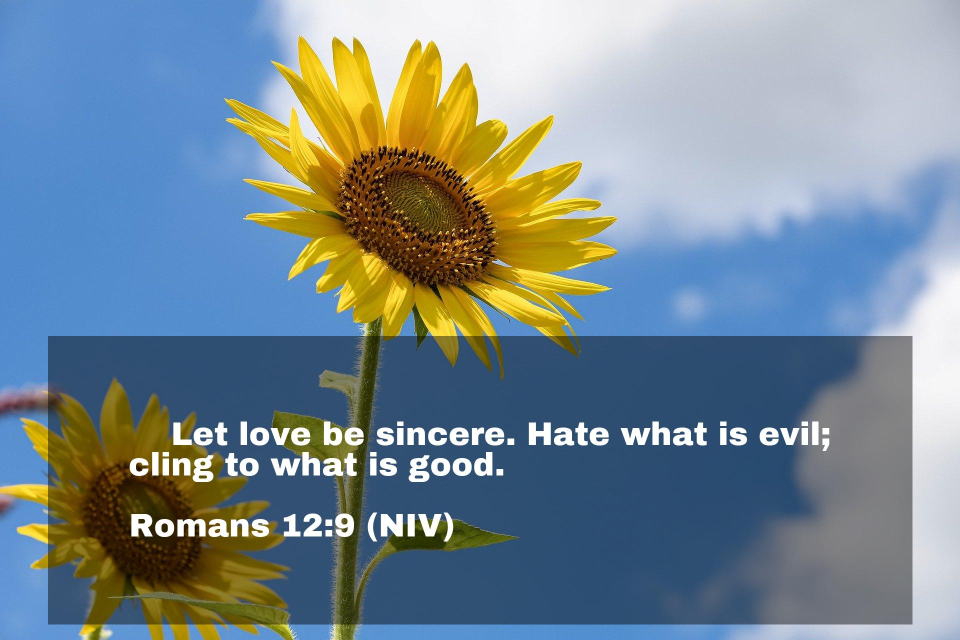
#> input picture examples/bottom.jpg, 1920 x 1280 px, given as the content of the folder examples/bottom.jpg, which was not available (shown at 1/2 size)
$ python -i enlighten.py   (imports and definitions only)
#> lines starting #> are read from the running program, lines starting #| are printed output that depends on the picture; pictures that were not available may be replaced by others from this repository, and a replacement may not be noted
"""
Enlightening, an inspirational quote generator.
"""
# std
import os
import glob
import math
import random
import argparse

# enlight
import enlight.utils as utils

from enlight.image_tools import Box
from enlight.render import render

# PIL
from PIL import Image

def parse_args():
    parser = argparse.ArgumentParser(description="Generates quotes to images.")

    # Collage mode
    parser.add_argument("--collage", action="store_true", help="Generates a collage ontop of the general output.")
    parser.add_argument("--collage-scale", default=0.2, help="How large the collage should be relative to original images.", type=float)

    # Folders
    parser.add_argument("--fonts-fpath", default="fonts", help="Folder container valid fonts.")
    parser.add_argument("--output-fpath", default="output", help="Output folder.")
    parser.add_argument("--images-fpath", default="images", help="Default images folder.")

    # Files
    parser.add_argument("--input-csv", "-i", default="input.csv", help="Input CSV to generate file.")
    parser.add_argument("--escape-string", "-x", default="\\", help="CSV file valid escape character.")

    # Font loading
    parser.add_argument("--font", "-f", default="ArchivoBlack-Regular.ttf", help="Default font to use.")
    parser.add_argument("--font-size", default=200, help="Default font size, used as max value, not guranteed.", type=int)

    # Overwrite output files
    parser.add_argument("--force", action="store_true", default=False, help="Force overwrite output files.")

    # Auto tab
    parser.add_argument("--tab-width", default=4, help="Tab width (in spaces) for quotes. Set to 0 for no tabs.", type=int)

    # Style
    parser.add_argument("--render-style", "-r",
                        default="auto",
                        help="Type of render style. Auto defaults to csv encoding, otherwise uses AI.",
                        choices=utils.RENDER_STYLE)

    # AI files
    parser.add_argument("--ai-model-file",
                        default="models/svm_linear_train_in_group_only.pickle",
                        help="The model used for AI inference.")

    return parser.parse_args()

def collage(output_fpath, scale=0.2):
    """A quick and dirty way to build a collage. Useful for gauging how the AI is doing."""
#> called with output_fpath = 'examples/bottom.jpg', scale = 0.2
    filename = "collage.jpg"

    generated_images = list(glob.glob(os.path.join(output_fpath, "*.jpg")))
    generated_images = [g for g in generated_images if filename not in g]
    load_images = [Image.open(i) for i in generated_images]
#> load_images = 1 item
    image_sizes = [i.size for i in load_images]
#> image_sizes = [(1920, 1280)]

    # Calculate nearest square
    square_sizes = int(max([max(*s) for s in image_sizes]) * scale)
#> square_sizes = 384
    resized_images = [i.resize((square_sizes, square_sizes), resample=Image.NEAREST) for i in load_images]
#> resized_images = 1 item

    # Shuffle to make it more spicy
    random.shuffle(resized_images)

    # Generate phantom squares
    num_boxes = len(resized_images)
#> num_boxes = 1
    dim = int(math.ceil(num_boxes**(1/2)))
#> dim = 1
    final_image = Image.new("RGBA", (square_sizes * dim, square_sizes * dim))
#> final_image: PIL image 384x384 RGBA; every value is 0
    leave_loop = False
    for x in range(dim):
        for y in range(dim):
            if x * dim + y >= num_boxes:
                leave_loop = True
                break
            img = resized_images[x * dim + y].convert("RGBA")
            final_image.paste(img, (x * square_sizes, y * square_sizes), img)

        if leave_loop:
            break
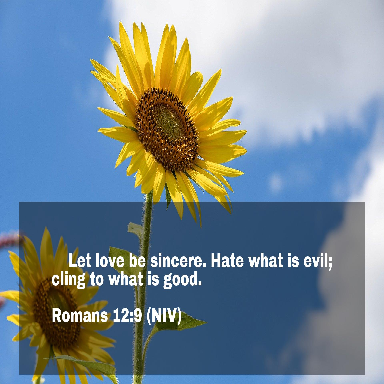
#> final_image: PIL image 384x384 RGBA; mean R, G, B, A 121.1, 138, 146.4, 255

    final_image.convert("RGB").save(os.path.join(output_fpath, filename))

# [19 lines not run here, left out]

>>> result = collage('examples/bottom.jpg')

$ run again, on examples/full.jpg
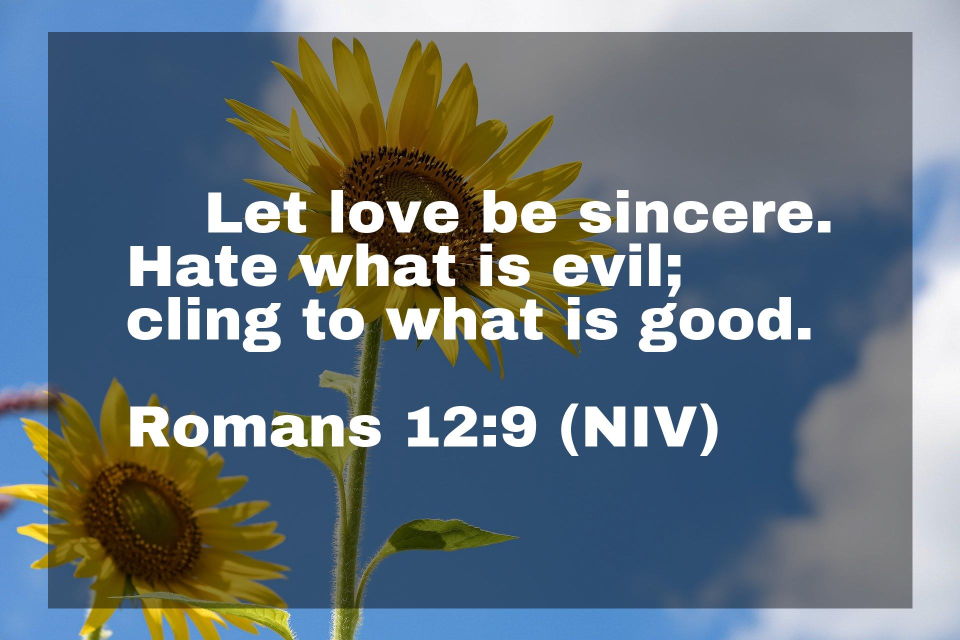
#> input picture examples/full.jpg, 1920 x 1280 px, given as the content of the folder examples/full.jpg, which was not available (shown at 1/2 size)
#> load_images = 1 item
#> image_sizes = [(1920, 1280)]
#> square_sizes = 384
#> resized_images = 1 item
#> num_boxes = 1
#> after the loop in collage, `for x in range(dim):`:
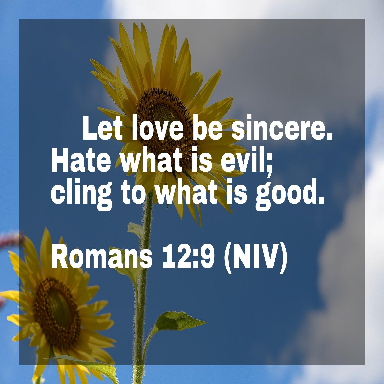
#> final_image: PIL image 384x384 RGBA; mean R, G, B, A 103.9, 117.8, 126.5, 255

$ run again, on examples/top.jpg
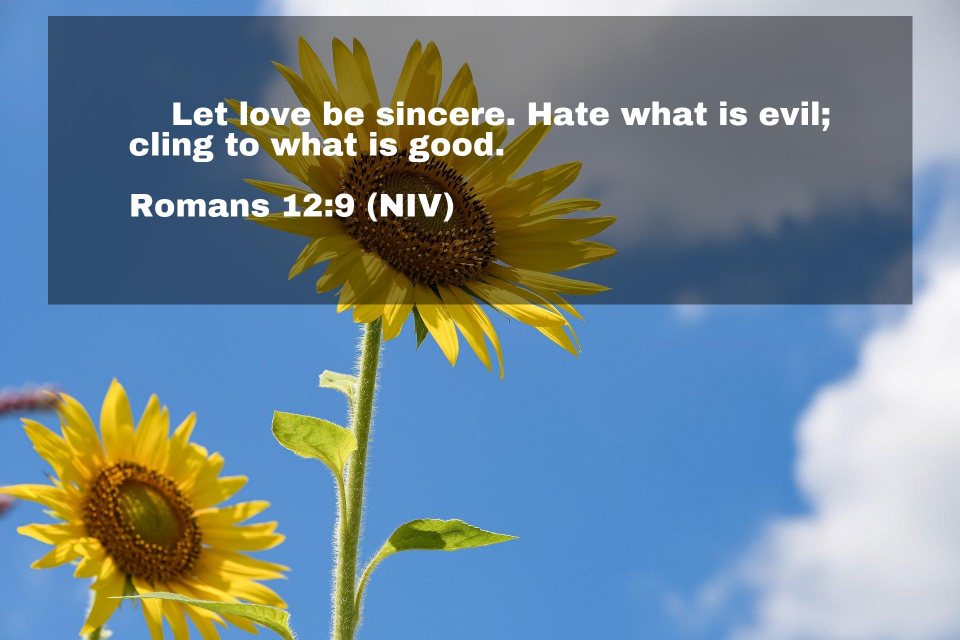
#> input picture examples/top.jpg, 1920 x 1280 px, given as the content of the folder examples/top.jpg, which was not available (shown at 1/2 size)
#> load_images = 1 item
#> image_sizes = [(1920, 1280)]
#> square_sizes = 384
#> resized_images = 1 item
#> num_boxes = 1
#> after the loop in collage, `for x in range(dim):`:
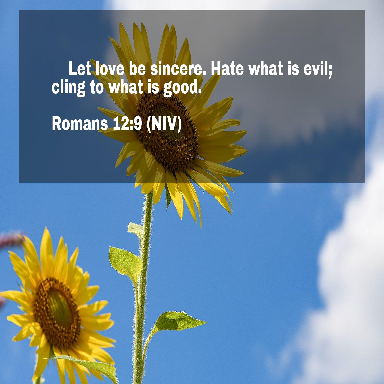
#> final_image: PIL image 384x384 RGBA; mean R, G, B, A 114.5, 135.4, 147.8, 255
